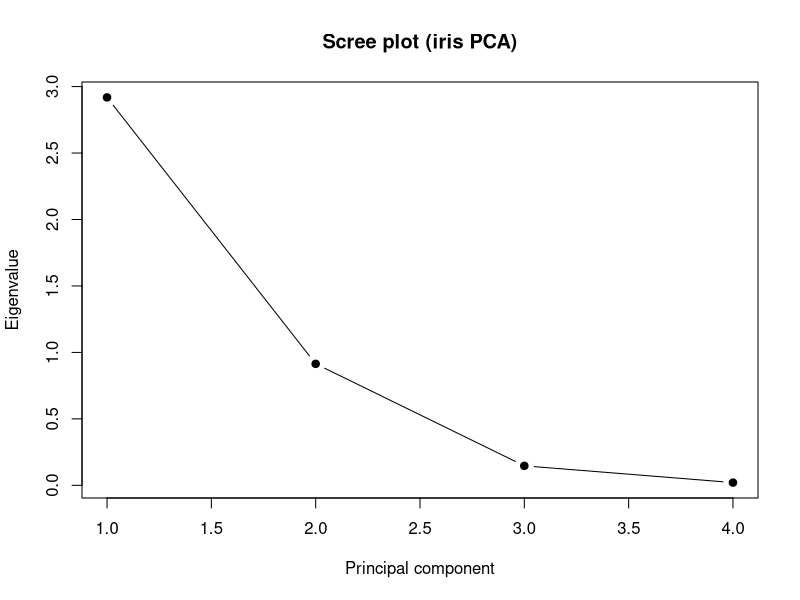
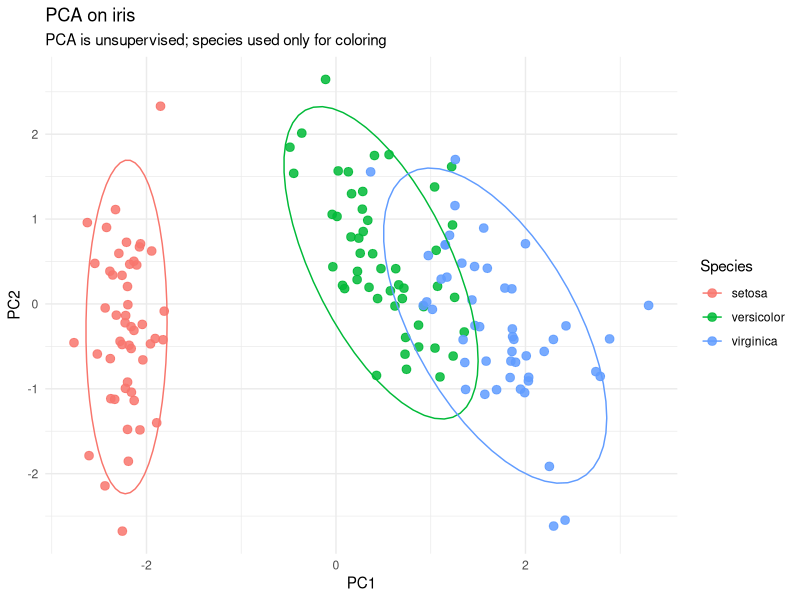

Here is the R script that generated these plots, in order:
# april 16th

set.seed(1)

library(ggplot2)
library(psych) 
library(randomForest) 

data(iris)

head(iris)

str(iris)

iris_num <- iris[, 1:4]
iris_species <- iris$Species

round(cor(iris_num), 2)

bart <- cortest.bartlett(cor(iris_num), n = nrow(iris_num))
bart

pca <- prcomp(iris_num, center = TRUE, scale. = TRUE)
summary(pca)

eig <- pca$sdev^2
pve <- eig / sum(eig)

pca_var_table <- data.frame(
  PC = paste0("PC", 1:length(eig)),
  Eigenvalue = round(eig, 3),
  PVE = round(pve, 3),
  CumPVE = round(cumsum(pve), 3)
)
pca_var_table

plot(eig, type = "b", pch = 19,
     xlab = "Principal component",
     ylab = "Eigenvalue",
     main = "Scree plot (iris PCA)")

broken_stick <- function(p) sapply(1:p, function(k) sum(1/(k:p)) / p)
bs <- broken_stick(ncol(iris_num))

retain <- data.frame(
  PC = paste0("PC", 1:length(pve)),
  ObservedPVE = round(pve, 3),
  BrokenStick = round(bs, 3),
  Keep = pve > bs
)
retain

head(pca$x)

pca$rotation

scores <- as.data.frame(pca$x)
scores$Species <- iris_species

plt <- ggplot(scores, aes(PC1, PC2, color = Species)) +
  geom_point(size = 2.6, alpha = 0.85) +
  theme_minimal() +
  labs(title = "PCA on iris", subtitle = "PCA is unsupervised; species used only for coloring")

plt + stat_ellipse()

man <- manova(cbind(PC1, PC2) ~ Species, data = scores)
summary(man, test = "Pillai")
